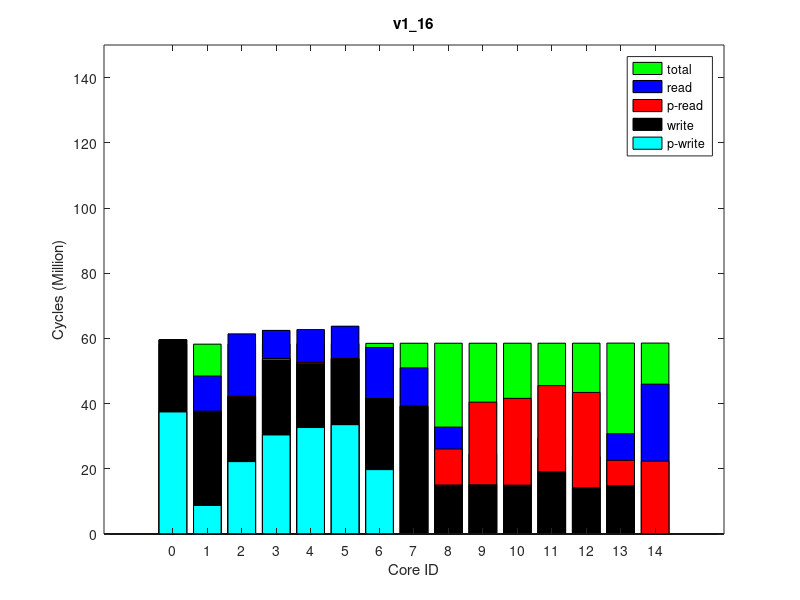

Write the MATLAB code that produced this figure.
times(1, :, :) = [
0, 57667727, 0
1172, 57691795, 0
241051, 57724405, 0
606376, 57737579, 0
451226, 57794734, 0
275484, 57851530, 0
42924, 57944131, 0
62838, 57973953, 0
11029557, 57974967, 0
25322921, 57976804, 0
26619984, 57978979, 0
26433358, 57981727, 0
29246814, 57983363, 0
7676298, 58013960, 0
21613965, 58020971, 0
];
times(2, :, :) = [
0, 57669566, 0
1181, 57693589, 0
243020, 57726335, 0
608012, 57739472, 0
452296, 57796187, 0
275639, 57852930, 0
42922, 57945548, 0
62833, 57975368, 0
11033740, 57976375, 0
25323569, 57978197, 0
26621355, 57980341, 0
26433575, 57983122, 0
29233212, 57984711, 0
7746051, 58015305, 0
22429219, 58022310, 0
];
times(3, :, :) = [
0, 57671615, 0
1188, 57695624, 0
240719, 57728137, 0
607154, 57741284, 0
453796, 57798222, 0
278723, 57855199, 0
43103, 57947594, 0
62882, 57977414, 0
11036065, 57978436, 0
25326325, 57980274, 0
26623292, 57982440, 0
26434605, 57985227, 0
29232030, 57986892, 0
7746357, 58017490, 0
22432283, 58024506, 0
];
times(4, :, :) = [
0, 57671034, 0
1233, 57695291, 0
239613, 57727772, 0
602891, 57740944, 0
451639, 57797738, 0
275008, 57854463, 0
43061, 57946860, 0
62833, 57976698, 0
11034895, 57977697, 0
25326598, 57979530, 0
26622908, 57981696, 0
26432597, 57984461, 0
29231781, 57986115, 0
7747390, 58016700, 0
22430367, 58023701, 0
];
times(5, :, :) = [
0, 57667867, 0
1184, 57691902, 0
239714, 57724644, 0
604321, 57737877, 0
450401, 57794789, 0
274056, 57851582, 0
42926, 57943987, 0
62840, 57973764, 0
11032739, 57974782, 0
25322683, 57976614, 0
26619071, 57978787, 0
26431954, 57981511, 0
29230670, 57983064, 0
7743865, 58013642, 0
22427585, 58020659, 0
];
times(6, :, :) = [
0, 57668157, 0
1190, 57692287, 0
240269, 57724939, 0
603310, 57738176, 0
452118, 57795227, 0
276443, 57851937, 0
43336, 57944551, 0
62794, 57974360, 0
11033464, 57975370, 0
25321867, 57977207, 0
26621283, 57979375, 0
26432098, 57982136, 0
29231931, 57983681, 0
7745806, 58014281, 0
22426699, 58021294, 0
];
times(7, :, :) = [
0, 57666667, 0
1181, 57690785, 0
240300, 57723348, 0
603097, 57736607, 0
451393, 57793470, 0
273662, 57850431, 0
43235, 57942981, 0
62892, 57972911, 0
11030370, 57973920, 0
25321746, 57975739, 0
26620315, 57977904, 0
26434304, 57980598, 0
29232867, 57982148, 0
7744552, 58012711, 0
22426311, 58019709, 0
];
times(8, :, :) = [
0, 57666006, 0
1225, 57690130, 0
237669, 57722798, 0
598376, 57735956, 0
446352, 57792893, 0
272115, 57849773, 0
42987, 57942295, 0
62884, 57972118, 0
11026529, 57973131, 0
25322442, 57974967, 0
26619253, 57977138, 0
26428120, 57979863, 0
29231186, 57981544, 0
7740329, 58012150, 0
22426846, 58019158, 0
];
times(9, :, :) = [
0, 57671260, 0
1182, 57695335, 0
240228, 57727590, 0
604314, 57740785, 0
450029, 57797896, 0
274540, 57854876, 0
42895, 57947307, 0
62642, 57977196, 0
11032010, 57978173, 0
25325903, 57980011, 0
26621059, 57982168, 0
26436812, 57984897, 0
29231557, 57986534, 0
7747952, 58017129, 0
22430941, 58024131, 0
];
times(10, :, :) = [
0, 57672014, 0
1225, 57696155, 0
235764, 57728770, 0
599903, 57742001, 0
446190, 57798713, 0
273278, 57855607, 0
43083, 57948333, 0
62841, 57978189, 0
11035477, 57979210, 0
25327637, 57981024, 0
26621737, 57983202, 0
26435938, 57985913, 0
29233610, 57987467, 0
7747519, 58018066, 0
22432590, 58025086, 0
];
ave_times = round(squeeze(mean(times)));
format long g, ave_times
std_times = round(squeeze(std(times)));
format long g, std_times
polling_read_times = ave_times;
times(1, :, :) = [
37430995, 60902597, 0
8739348, 60927878, 0
22192321, 60961734, 0
30369311, 60975639, 0
32646128, 61035913, 0
33521573, 61095952, 0
19738890, 61194926, 0
0, 61225788, 0
0, 61226779, 0
0, 61228554, 0
0, 61230789, 0
0, 61233488, 0
0, 61235085, 0
0, 61266863, 0
0, 61271983, 0
];
times(2, :, :) = [
37438838, 60908337, 0
8739513, 60933554, 0
22198631, 60967450, 0
30375504, 60981347, 0
32656426, 61041561, 0
33532338, 61101457, 0
19742082, 61199904, 0
0, 61230738, 0
0, 61231718, 0
0, 61233482, 0
0, 61235686, 0
0, 61238434, 0
0, 61240023, 0
0, 61271803, 0
0, 61276927, 0
];
times(3, :, :) = [
37443501, 60913084, 0
8748752, 60938390, 0
22207708, 60972240, 0
30388610, 60986150, 0
32660480, 61046104, 0
33540187, 61105965, 0
19746344, 61204539, 0
0, 61235436, 0
0, 61236424, 0
0, 61238233, 0
0, 61240444, 0
0, 61243194, 0
0, 61244774, 0
0, 61276476, 0
0, 61281676, 0
];
times(4, :, :) = [
37434519, 60905561, 0
8739393, 60930834, 0
22194268, 60964634, 0
30372199, 60978576, 0
32641049, 61038535, 0
33523898, 61098576, 0
19736336, 61197063, 0
0, 61227993, 0
0, 61228968, 0
0, 61230734, 0
0, 61232962, 0
0, 61235667, 0
0, 61237272, 0
0, 61269055, 0
0, 61274174, 0
];
times(5, :, :) = [
37440134, 60910232, 0
8744781, 60935502, 0
22200081, 60969582, 0
30379287, 60983526, 0
32650977, 61043734, 0
33530843, 61103656, 0
19743486, 61202353, 0
0, 61233188, 0
0, 61234191, 0
0, 61235978, 0
0, 61238168, 0
0, 61240928, 0
0, 61242525, 0
0, 61274319, 0
0, 61279442, 0
];
times(6, :, :) = [
37434863, 60905361, 0
8740782, 60930628, 0
22197222, 60964345, 0
30374320, 60978250, 0
32647434, 61038307, 0
33527578, 61098238, 0
19737191, 61197149, 0
0, 61227961, 0
0, 61228960, 0
0, 61230723, 0
0, 61232946, 0
0, 61235665, 0
0, 61237265, 0
0, 61269039, 0
0, 61274166, 0
];
times(7, :, :) = [
37445474, 60914199, 0
8750396, 60939436, 0
22204936, 60973431, 0
30385394, 60987381, 0
32657530, 61047525, 0
33543497, 61107734, 0
19749710, 61206321, 0
0, 61237228, 0
0, 61238240, 0
0, 61240014, 0
0, 61242220, 0
0, 61244983, 0
0, 61246570, 0
0, 61278278, 0
0, 61283498, 0
];
times(8, :, :) = [
37443724, 60913164, 0
8747472, 60938448, 0
22206069, 60972385, 0
30386190, 60986314, 0
32660957, 61046343, 0
33545822, 61106479, 0
19747648, 61205189, 0
0, 61236087, 0
0, 61237076, 0
0, 61238839, 0
0, 61241036, 0
0, 61243739, 0
0, 61245323, 0
0, 61277032, 0
0, 61282232, 0
];
times(9, :, :) = [
37436244, 60905899, 0
8740631, 60930991, 0
22195972, 60965094, 0
30372842, 60979031, 0
32651548, 61039140, 0
33524583, 61099172, 0
19736112, 61197669, 0
0, 61228483, 0
0, 61229463, 0
0, 61231236, 0
0, 61233440, 0
0, 61236168, 0
0, 61237762, 0
0, 61269453, 0
0, 61274663, 0
];
times(10, :, :) = [
37436412, 60906486, 0
8740862, 60931759, 0
22199664, 60965523, 0
30377519, 60979439, 0
32652537, 61039825, 0
33526924, 61099811, 0
19740543, 61198256, 0
0, 61229123, 0
0, 61230119, 0
0, 61231914, 0
0, 61234140, 0
0, 61236872, 0
0, 61238457, 0
0, 61270239, 0
0, 61275366, 0
];
ave_times = round(squeeze(mean(times)));
format long g, ave_times
std_times = round(squeeze(std(times)));
format long g, std_times
polling_write_times = ave_times;
times(1, :, :) = [
0, 78530151, 0
10836749, 78557800, 64000
19361646, 78610246, 128000
9223781, 78624712, 64000
10492613, 78703765, 64000
10168534, 78784262, 64000
15721418, 78910268, 128000
11788007, 78940765, 64000
17753828, 78989519, 128000
9235301, 79005968, 64000
10902159, 79087401, 64000
10422199, 79165675, 64000
9598047, 79245494, 64000
15912854, 79368774, 128000
45612499, 79383872, 250000
];
times(2, :, :) = [
0, 78264566, 0
10833966, 78292223, 64000
19370939, 78344014, 128000
9230294, 78358470, 64000
10499706, 78437178, 64000
10173432, 78517399, 64000
15720225, 78643120, 128000
11785748, 78673646, 64000
17755411, 78722298, 128000
9242632, 78738706, 64000
10909758, 78819648, 64000
10422445, 78897627, 64000
9599828, 78977144, 64000
15914484, 79100031, 128000
46008139, 79115123, 250000
];
times(3, :, :) = [
0, 78262721, 0
10833403, 78290583, 64000
19364453, 78342117, 128000
9231938, 78356585, 64000
10499782, 78435002, 64000
10169369, 78515466, 64000
15723531, 78640995, 128000
11786375, 78671542, 64000
17757617, 78720030, 128000
9243025, 78736417, 64000
10913638, 78817649, 64000
10423393, 78895774, 64000
9600551, 78975309, 64000
15910513, 79098199, 128000
46005542, 79113297, 250000
];
times(4, :, :) = [
0, 78264566, 0
10834336, 78292146, 64000
19359436, 78344580, 128000
9231924, 78359019, 64000
10497427, 78437628, 64000
10170718, 78517788, 64000
15718845, 78643166, 128000
11784006, 78673689, 64000
17758648, 78722222, 128000
9244450, 78738680, 64000
10914516, 78819787, 64000
10425398, 78897862, 64000
9600675, 78977261, 64000
15912765, 79100138, 128000
46006361, 79115232, 250000
];
times(5, :, :) = [
0, 78263866, 0
10835650, 78291833, 64000
19369909, 78343501, 128000
9230969, 78358023, 64000
10498735, 78436592, 64000
10173608, 78516865, 64000
15720811, 78642924, 128000
11784463, 78673566, 64000
17756787, 78721731, 128000
9243153, 78738113, 64000
10910824, 78819015, 64000
10423877, 78897159, 64000
9601165, 78976649, 64000
15910716, 79099540, 128000
46005373, 79114632, 250000
];
times(6, :, :) = [
0, 78260180, 0
10831891, 78287837, 64000
19367475, 78339791, 128000
9230527, 78354329, 64000
10500510, 78432983, 64000
10172606, 78513231, 64000
15720845, 78638963, 128000
11785967, 78669443, 64000
17757612, 78718087, 128000
9243765, 78734290, 64000
10910244, 78815606, 64000
10424897, 78893626, 64000
9599774, 78973059, 64000
15911919, 79095937, 128000
46002788, 79111035, 250000
];
times(7, :, :) = [
0, 78266032, 0
10836202, 78293764, 64000
19360324, 78345446, 128000
9231406, 78359901, 64000
10504170, 78438709, 64000
10172121, 78518868, 64000
15722292, 78644828, 128000
11787357, 78675370, 64000
17755245, 78723971, 128000
9244147, 78740304, 64000
10909390, 78821700, 64000
10424281, 78899763, 64000
9601634, 78979280, 64000
15911932, 79102142, 128000
46007423, 79117234, 250000
];
times(8, :, :) = [
0, 78264187, 0
10836529, 78291880, 64000
19359963, 78343623, 128000
9231433, 78358202, 64000
10495857, 78436921, 64000
10168827, 78517184, 64000
15720021, 78642629, 128000
11786470, 78673132, 64000
17756409, 78721680, 128000
9245826, 78738070, 64000
10913251, 78819297, 64000
10425490, 78897226, 64000
9599958, 78976657, 64000
15912062, 79099539, 128000
46005899, 79114622, 250000
];
times(9, :, :) = [
0, 78271823, 0
10837044, 78299636, 64000
19362916, 78351334, 128000
9230636, 78365871, 64000
10498262, 78444255, 64000
10170092, 78524612, 64000
15720823, 78650107, 128000
11787314, 78680587, 64000
17757230, 78729197, 128000
9244256, 78745525, 64000
10909034, 78826762, 64000
10424328, 78905000, 64000
9597639, 78984461, 64000
15917889, 79107337, 128000
46013176, 79122430, 250000
];
times(10, :, :) = [
0, 78270748, 0
10835649, 78298661, 64000
19364328, 78350240, 128000
9230668, 78364771, 64000
10496954, 78443507, 64000
10167884, 78524010, 64000
15720530, 78649446, 128000
11785207, 78680043, 64000
17756863, 78728544, 128000
9242777, 78744815, 64000
10911333, 78826001, 64000
10423435, 78904114, 64000
9599872, 78983624, 64000
15917257, 79106493, 128000
46013345, 79121574, 250000
];
ave_times = round(squeeze(mean(times)));
format long g, ave_times
std_times = round(squeeze(std(times)));
format long g, std_times
read_times = ave_times;
times(1, :, :) = [
0, 58212073, 0
0, 58235980, 0
0, 58269400, 0
0, 58282548, 0
0, 58340128, 0
0, 58397619, 0
0, 58491763, 0
0, 58521941, 0
0, 58522903, 0
0, 58524647, 0
0, 58526740, 0
0, 58529434, 0
0, 58531006, 0
0, 58561340, 0
0, 58567394, 0
];
times(2, :, :) = [
0, 58217389, 0
0, 58241304, 0
0, 58274686, 0
0, 58287884, 0
0, 58345420, 0
0, 58402696, 0
0, 58496786, 0
0, 58527029, 0
0, 58527996, 0
0, 58529741, 0
0, 58531854, 0
0, 58534507, 0
0, 58536028, 0
0, 58566377, 0
0, 58572428, 0
];
times(3, :, :) = [
0, 58214322, 0
0, 58238232, 0
0, 58271570, 0
0, 58284768, 0
0, 58342263, 0
0, 58399568, 0
0, 58493787, 0
0, 58524040, 0
0, 58525016, 0
0, 58526765, 0
0, 58528899, 0
0, 58531570, 0
0, 58533104, 0
0, 58563461, 0
0, 58569512, 0
];
times(4, :, :) = [
0, 58217241, 0
0, 58241169, 0
0, 58274535, 0
0, 58287691, 0
0, 58345288, 0
0, 58402739, 0
0, 58496925, 0
0, 58527131, 0
0, 58528116, 0
0, 58529868, 0
0, 58531966, 0
0, 58534629, 0
0, 58536161, 0
0, 58566511, 0
0, 58572577, 0
];
times(5, :, :) = [
0, 58210534, 0
0, 58234423, 0
0, 58267868, 0
0, 58281092, 0
0, 58338731, 0
0, 58396036, 0
0, 58490471, 0
0, 58520686, 0
0, 58521659, 0
0, 58523409, 0
0, 58525509, 0
0, 58528168, 0
0, 58529709, 0
0, 58560072, 0
0, 58566112, 0
];
times(6, :, :) = [
0, 58213088, 0
0, 58236963, 0
0, 58270237, 0
0, 58283470, 0
0, 58341072, 0
0, 58398481, 0
0, 58493004, 0
0, 58523196, 0
0, 58524172, 0
0, 58525920, 0
0, 58528018, 0
0, 58530712, 0
0, 58532248, 0
0, 58562596, 0
0, 58568635, 0
];
times(7, :, :) = [
0, 58214732, 0
0, 58238619, 0
0, 58272045, 0
0, 58285226, 0
0, 58342734, 0
0, 58400314, 0
0, 58494376, 0
0, 58524659, 0
0, 58525616, 0
0, 58527356, 0
0, 58529484, 0
0, 58532159, 0
0, 58533705, 0
0, 58564050, 0
0, 58570103, 0
];
times(8, :, :) = [
0, 58215094, 0
0, 58238999, 0
0, 58272234, 0
0, 58285348, 0
0, 58343095, 0
0, 58400360, 0
0, 58494566, 0
0, 58524769, 0
0, 58525752, 0
0, 58527480, 0
0, 58529593, 0
0, 58532246, 0
0, 58533773, 0
0, 58564118, 0
0, 58570148, 0
];
times(9, :, :) = [
0, 58212884, 0
0, 58236815, 0
0, 58270239, 0
0, 58283387, 0
0, 58341113, 0
0, 58398470, 0
0, 58492684, 0
0, 58522886, 0
0, 58523869, 0
0, 58525618, 0
0, 58527731, 0
0, 58530405, 0
0, 58531954, 0
0, 58562322, 0
0, 58568370, 0
];
times(10, :, :) = [
0, 58212282, 0
0, 58236207, 0
0, 58269482, 0
0, 58282567, 0
0, 58340167, 0
0, 58397659, 0
0, 58492043, 0
0, 58522236, 0
0, 58523213, 0
0, 58524944, 0
0, 58527055, 0
0, 58529726, 0
0, 58531260, 0
0, 58561612, 0
0, 58567671, 0
];
ave_times = round(squeeze(mean(times)));
format long g, ave_times
std_times = round(squeeze(std(times)));
format long g, std_times
total_times = ave_times;
times(1, :, :) = [
59581490, 72909789, 64000
37632770, 72941015, 128000
42024892, 72979680, 64000
53212772, 72996433, 64000
52197667, 73068790, 64000
53569727, 73141111, 64000
41487509, 73257147, 64000
39187493, 73294339, 128000
15041783, 73295471, 64000
15121265, 73297586, 64000
14992304, 73300277, 64000
19095637, 73303367, 64000
14184796, 73305309, 64000
14935279, 73343944, 64000
0, 73344810, 0
];
times(2, :, :) = [
59578277, 72906576, 64000
37626781, 72937738, 128000
42027623, 72976231, 64000
53218630, 72993098, 64000
52202697, 73065591, 64000
53569982, 73137675, 64000
41485620, 73253470, 64000
39188796, 73290715, 128000
15043356, 73291841, 64000
15121005, 73293962, 64000
14992168, 73296662, 64000
19082066, 73299745, 64000
14191976, 73301670, 64000
14841230, 73340281, 64000
0, 73341141, 0
];
times(3, :, :) = [
59583993, 72912292, 64000
37631882, 72943499, 128000
42045007, 72982123, 64000
53235517, 72998919, 64000
52218641, 73071594, 64000
53582573, 73143467, 64000
41489469, 73259461, 64000
39190303, 73296674, 128000
15043406, 73297808, 64000
15121765, 73299906, 64000
14990476, 73302618, 64000
19091668, 73305661, 64000
14193283, 73307620, 64000
14841072, 73346250, 64000
0, 73347086, 0
];
times(4, :, :) = [
59582606, 72910905, 64000
37630116, 72942090, 128000
42035715, 72981036, 64000
53226424, 72997804, 64000
52205579, 73069905, 64000
53584089, 73142216, 64000
41488357, 73257994, 64000
39187455, 73295202, 128000
15042752, 73296345, 64000
15121850, 73298451, 64000
14990905, 73301202, 64000
19090372, 73304211, 64000
14191021, 73306167, 64000
14841552, 73344792, 64000
0, 73345656, 0
];
times(5, :, :) = [
59582200, 72910499, 64000
37629477, 72941734, 128000
42047070, 72980638, 64000
53239293, 72997394, 64000
52218882, 73069695, 64000
53581986, 73141828, 64000
41490491, 73257889, 64000
39188311, 73295095, 128000
15044339, 73296221, 64000
15119794, 73298345, 64000
14992543, 73301071, 64000
19092190, 73304172, 64000
14189956, 73306122, 64000
14842157, 73344760, 64000
0, 73345622, 0
];
times(6, :, :) = [
59585556, 72913855, 64000
37635883, 72945102, 128000
42039218, 72983590, 64000
53228118, 73000553, 64000
52213597, 73072901, 64000
53583005, 73144747, 64000
41493308, 73260977, 64000
39191257, 73298146, 128000
15042270, 73299267, 64000
15120419, 73301407, 64000
14990006, 73304134, 64000
19089901, 73307222, 64000
14190358, 73309173, 64000
14841689, 73347806, 64000
0, 73348660, 0
];
times(7, :, :) = [
59586068, 72914367, 64000
37636808, 72945570, 128000
42036707, 72984337, 64000
53224623, 73001104, 64000
52209024, 73073382, 64000
53577881, 73145447, 64000
41492934, 73261552, 64000
39192322, 73298702, 128000
15043661, 73299834, 64000
15120265, 73301974, 64000
14990334, 73304682, 64000
19089873, 73307772, 64000
14190856, 73309731, 64000
14842134, 73348371, 64000
0, 73349225, 0
];
times(8, :, :) = [
59585338, 72913637, 64000
37635106, 72944879, 128000
42036279, 72983550, 64000
53224561, 73000325, 64000
52206130, 73072665, 64000
53583836, 73144762, 64000
41492181, 73260793, 64000
39190227, 73297990, 128000
15042592, 73299113, 64000
15121300, 73301230, 64000
14992258, 73303941, 64000
19085645, 73306981, 64000
14191677, 73308917, 64000
14841078, 73347549, 64000
0, 73348408, 0
];
times(9, :, :) = [
59581041, 72909340, 64000
37632936, 72940529, 128000
42035056, 72979189, 64000
53225563, 72996065, 64000
52209397, 73068175, 64000
53578387, 73140426, 64000
41489284, 73256478, 64000
39189006, 73293682, 128000
15043519, 73294817, 64000
15121338, 73296941, 64000
14991345, 73299652, 64000
19082004, 73302729, 64000
14191787, 73304663, 64000
14841369, 73343300, 64000
0, 73344166, 0
];
times(10, :, :) = [
59584497, 72912796, 64000
37632351, 72943999, 128000
42039933, 72982865, 64000
53227355, 72999643, 64000
52207124, 73072023, 64000
53584994, 73144072, 64000
41491731, 73259987, 64000
39193150, 73297153, 128000
15043355, 73298279, 64000
15122501, 73300408, 64000
14990455, 73303153, 64000
19085966, 73306153, 64000
14190792, 73308074, 64000
14840685, 73346703, 64000
0, 73347564, 0
];
ave_times = round(squeeze(mean(times)));
format long g, ave_times
std_times = round(squeeze(std(times)));
format long g, std_times
write_times = ave_times;
mytitle = 'v1\_16';
% order = [1 2 3 4 8 7 6 5 9 10 11 12 15 14 13];
order = 1:15;

total_times = total_times(:, 2)(order);

read_times = read_times(:, 1)(order);
write_times = write_times(:, 1)(order);

polling_read_times = polling_read_times(:, 1)(order);
polling_write_times = polling_write_times(:, 1)(order);

total_times /= 1000000;

read_times /= 1000000;
write_times /= 1000000;

polling_read_times /= 1000000;
polling_write_times /= 1000000;

% laying read on top of write
read_times += write_times;
polling_read_times += write_times;

figure(1);
clf()
% set(gcf, 'Position', get(0,'Screensize'));
% set(gcf,'units','normalized','outerposition',[0 0 1 1])
bar(0:14, total_times,'g');
hold on;
bar(0:14, read_times,'b');
bar(0:14, polling_read_times,'r');
bar(0:14, write_times,'k');
bar(0:14, polling_write_times,'c');
hold off

axis([-2 16 0 150])
% axis([-1 15])
set(gca,'XTick',0:14);
% set(gca,'xticklabel',{ '0'; '1'; '2'; '3'; '7'; '6'; '5'; '4'; '8'; '9'; '10'; '11'; '15'; '14'; '13' })

xlabel('Core ID')
ylabel('Cycles (Million)')

legend('total', 'read', 'p-read', 'write', 'p-write')
title(mytitle)
print(1, strcat(mytitle, '.png'))
